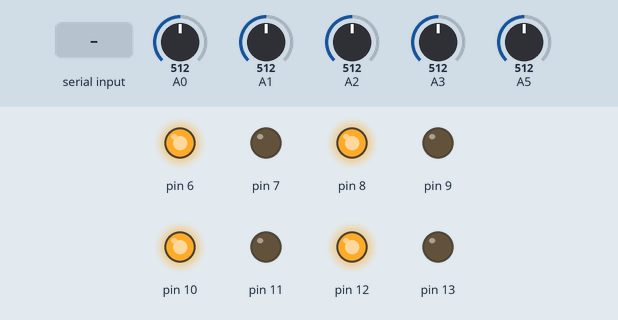
Simulated run of this sketch. Board: Arduino Uno, built with avr-gcc and run on an emulated ATmega328P. Parts: output pins drawn as LEDs (lit = HIGH). The inputs (shaded band) are chosen by the test bench; at power-on: A0 = 512, A1 = 512, A2 = 512, A3 = 512, A5 = 512. What the sketch prints to the serial monitor is not drawn.

Above: at 1.2 s.
1.3 s: "R" received over Serial
Timing chart, 0 to 4.3 s (numbered marks = the images above; inputs shaded):
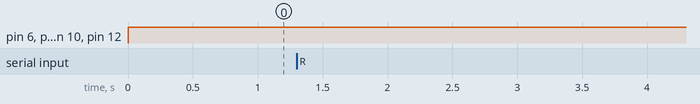

The sketch:

ArduinoController.ino
```cpp
int voltageA = 0;
int voltageB = 0;
int voltageC = 0;
int voltageD = 0;
int voltageSwitch = 0;

bool onA = false;
bool onB = false;
bool onC = false;
bool onD = false;

char input;

void setup()
{
  Serial.begin(9600);
  pinMode(6, OUTPUT);
  pinMode(7, OUTPUT);
  pinMode(8, OUTPUT);
  pinMode(9, OUTPUT);
  pinMode(10, OUTPUT);
  pinMode(11, OUTPUT);
  pinMode(12, OUTPUT);
  pinMode(13, OUTPUT);
}

void loop()
{
  voltageA = analogRead(A0);
  voltageB = analogRead(A1);
  voltageC = analogRead(A2);
  voltageD = analogRead(A3);
  voltageSwitch = analogRead(A5);

  if (Serial.available() > 0)
  {
    input = Serial.read();

    if (input == 'R')
    {
      Serial.print(onA);
      Serial.print(onB);
      Serial.print(onC);
      Serial.println(onD);
    }
  }


  if (voltageA > 1000)
  {
    if (voltageSwitch > 1000)
    {
      onA = true;
    }

    else
    {
      onA = false;
    }
  }

  else if (voltageB > 1000)
  {
    if (voltageSwitch > 1000)
    {
      onB = true;
    }

    else
    {
      onB = false;
    }
  }

  else if (voltageC > 1000)
  {
    if (voltageSwitch > 1000)
    {
      onC = true;
    }

    else
    {
      onC = false;
    }
  }

  else if (voltageD > 1000)
  {
    if (voltageSwitch > 1000)
    {
      onD = true;
    }

    else
    {
      onD = false;
    }
  }

  if (onA)
  {
    digitalWrite(12, LOW);
    digitalWrite(13, HIGH);
  }

  else
  {
    digitalWrite(12, HIGH);
    digitalWrite(13, LOW);
  }

  if (onB)
  {
    digitalWrite(10, LOW);
    digitalWrite(11, HIGH);
  }

  else
  {
    digitalWrite(10, HIGH);
    digitalWrite(11, LOW);
  }

  if (onC)
  {
    digitalWrite(8, LOW);
    digitalWrite(9, HIGH);
  }

  else
  {
    digitalWrite(8, HIGH);
    digitalWrite(9, LOW);
  }

  if (onD)
  {
    digitalWrite(6, LOW);
    digitalWrite(7, HIGH);
  }

  else
  {
    digitalWrite(6, HIGH);
    digitalWrite(7, LOW);
  }

  delay(50);
}
```

Measured:
- after the input at 1.3 s, every drawn part: stays the same
